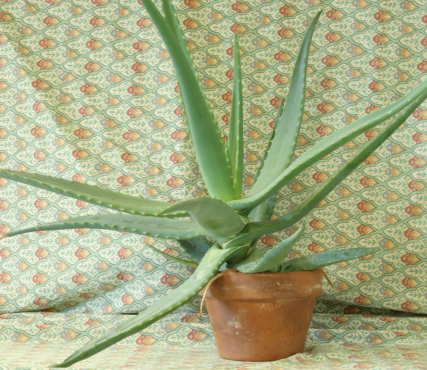
//> input picture Examples/Aloe/right.png, 427 x 370 px
$ ./main Examples/Aloe/ out.png 3   (built with g++ and OpenCV 4)
//> lines starting //> are read from the running program, lines starting //| are printed output that depends on the picture
#include "sgm.h"

#include <string>


int main(int argc, char** argv)
{

    if (argc != 4)
    {
        cerr << "Usage: " << argv[0] << " <data folder> <output disparity file> <disparity range> " << endl;
        return -1;
    }

    std::string data_dir(argv[1]);

    std::string firstFileName = data_dir + std::string("/right.png");
    std::string secondFileName = data_dir + std::string("/left.png");
    std::string monoRightFileName= data_dir + std::string("/right_mono.png");
    std::string monoLeftFileName= data_dir + std::string("/left_mono.png");
    std::string gtFileName= data_dir + std::string("/rightGT.png");
    std::string outputFileName(argv[2]);
    std::string outputAdaptedFileName(argv[2]);

    std::size_t found = outputAdaptedFileName.rfind(".");
    if (found != std::string::npos)
    {
      outputAdaptedFileName.replace (found,1,"_adapted.");
      std::cout<<"Output disparity file : "<< outputFileName<<std::endl;
      std::cout<<"Output disparity file (with adaptive penalties) : "<< outputAdaptedFileName<<std::endl;
    }
    else
    {
      cerr <<  "Output disparity file without extension (e.g., .png)!" << endl;
      return -1;
    }

    unsigned int disparityRange = atoi(argv[3]);

    cv::Mat firstImage, secondImage, monoRight, monoLeft, gt;

    firstImage = cv::imread(firstFileName.c_str(), IMREAD_GRAYSCALE);
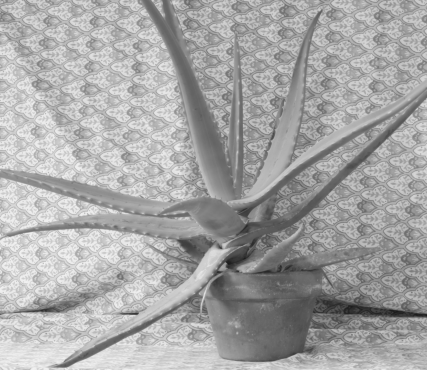
//> firstImage: 370 rows x 427 cols, CV_8UC1; min 26, max 242, mean 166.3
    secondImage = cv::imread(secondFileName.c_str(), IMREAD_GRAYSCALE);
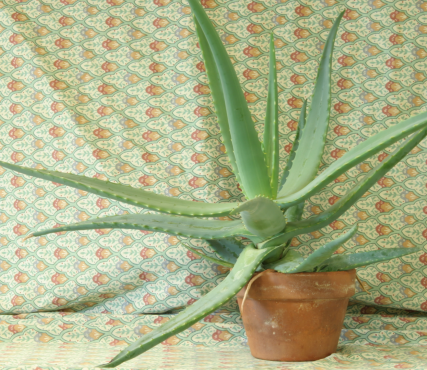
//> input picture Examples/Aloe/left.png, 427 x 370 px
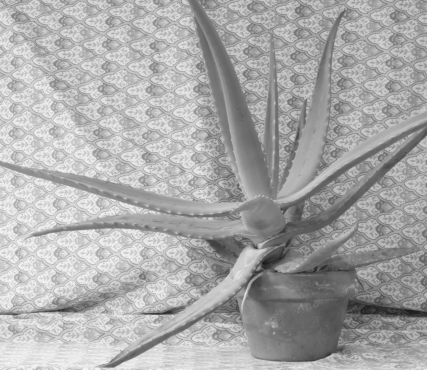
//> secondImage: 370 rows x 427 cols, CV_8UC1; min 23, max 245, mean 169.3
    monoRight = cv::imread(monoRightFileName.c_str(), IMREAD_GRAYSCALE);
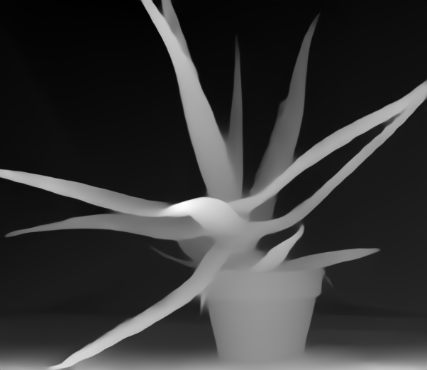
//> input picture Examples/Aloe/right_mono.png, 427 x 370 px
//> monoRight is the input picture: 370 rows x 427 cols, CV_8UC1; min 0, max 255, mean 54.8
    monoLeft = cv::imread(monoLeftFileName.c_str(), IMREAD_GRAYSCALE);
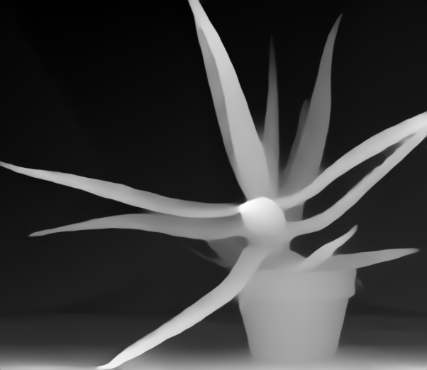
//> input picture Examples/Aloe/left_mono.png, 427 x 370 px
//> monoLeft is the input picture: 370 rows x 427 cols, CV_8UC1; min 0, max 255, mean 60.5
    gt = cv::imread(gtFileName.c_str(), IMREAD_GRAYSCALE);
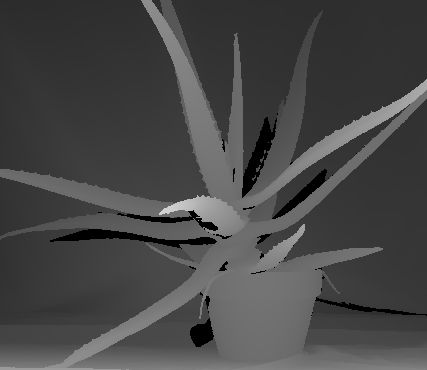
//> input picture Examples/Aloe/rightGT.png, 427 x 370 px
//> gt is the input picture: 370 rows x 427 cols, CV_8UC1; min 0, max 211, mean 70.6

    if(!firstImage.data || !secondImage.data)
    {
        cerr <<  "Could not open or find one of the images!" << endl;
        return -1;
    }


//> (the run ends here: the program needs code that is not available in this run, at `sgm::SGM sgm(disparityRange), sgm_adapted(disparityRange, true);`)
